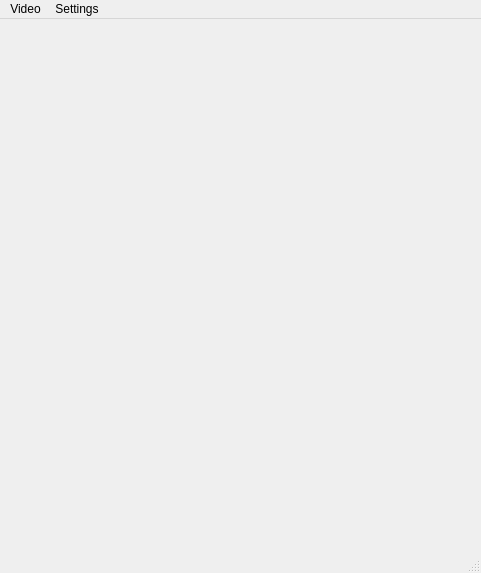
<?xml version="1.0" encoding="UTF-8"?>
<ui version="4.0">
 <class>MainWindow</class>
 <widget class="QMainWindow" name="MainWindow">
  <property name="geometry">
   <rect>
    <x>0</x>
    <y>0</y>
    <width>481</width>
    <height>573</height>
   </rect>
  </property>
  <property name="windowTitle">
   <string>MainWindow</string>
  </property>
  <widget class="QWidget" name="centralWidget">
   <layout class="QVBoxLayout" name="verticalLayout">
    <property name="spacing">
     <number>3</number>
    </property>
    <property name="leftMargin">
     <number>5</number>
    </property>
    <property name="topMargin">
     <number>5</number>
    </property>
    <property name="rightMargin">
     <number>5</number>
    </property>
    <property name="bottomMargin">
     <number>5</number>
    </property>
    <item>
     <widget class="QDisplayWidget" name="displayW" native="true"/>
    </item>
   </layout>
  </widget>
  <widget class="QMenuBar" name="menuBar">
   <property name="geometry">
    <rect>
     <x>0</x>
     <y>0</y>
     <width>481</width>
     <height>20</height>
    </rect>
   </property>
   <widget class="QMenu" name="menuSource">
    <property name="title">
     <string>Video</string>
    </property>
    <addaction name="actionSelect"/>
    <addaction name="actionRotate"/>
   </widget>
   <widget class="QMenu" name="menuSettings">
    <property name="title">
     <string>Settings</string>
    </property>
    <addaction name="actionResolution"/>
   </widget>
   <addaction name="menuSource"/>
   <addaction name="menuSettings"/>
  </widget>
  <widget class="QStatusBar" name="statusBar"/>
  <action name="resumevideoAct">
   <property name="text">
    <string>Resume</string>
   </property>
   <property name="toolTip">
    <string>Resume video stream</string>
   </property>
  </action>
  <action name="pausevideoAct">
   <property name="text">
    <string>Pause</string>
   </property>
   <property name="toolTip">
    <string>Pause video stream</string>
   </property>
  </action>
  <action name="actionSelect">
   <property name="text">
    <string>Select source</string>
   </property>
   <property name="toolTip">
    <string>Select video source</string>
   </property>
  </action>
  <action name="actionRotate">
   <property name="text">
    <string>Rotate frame</string>
   </property>
  </action>
  <action name="actionResolution">
   <property name="text">
    <string>Resolution</string>
   </property>
  </action>
 </widget>
 <layoutdefault spacing="6" margin="11"/>
 <customwidgets>
  <customwidget>
   <class>QDisplayWidget</class>
   <extends>QWidget</extends>
   <header>qdisplaywidget.h</header>
   <container>1</container>
  </customwidget>
 </customwidgets>
 <resources/>
 <connections/>
</ui>
